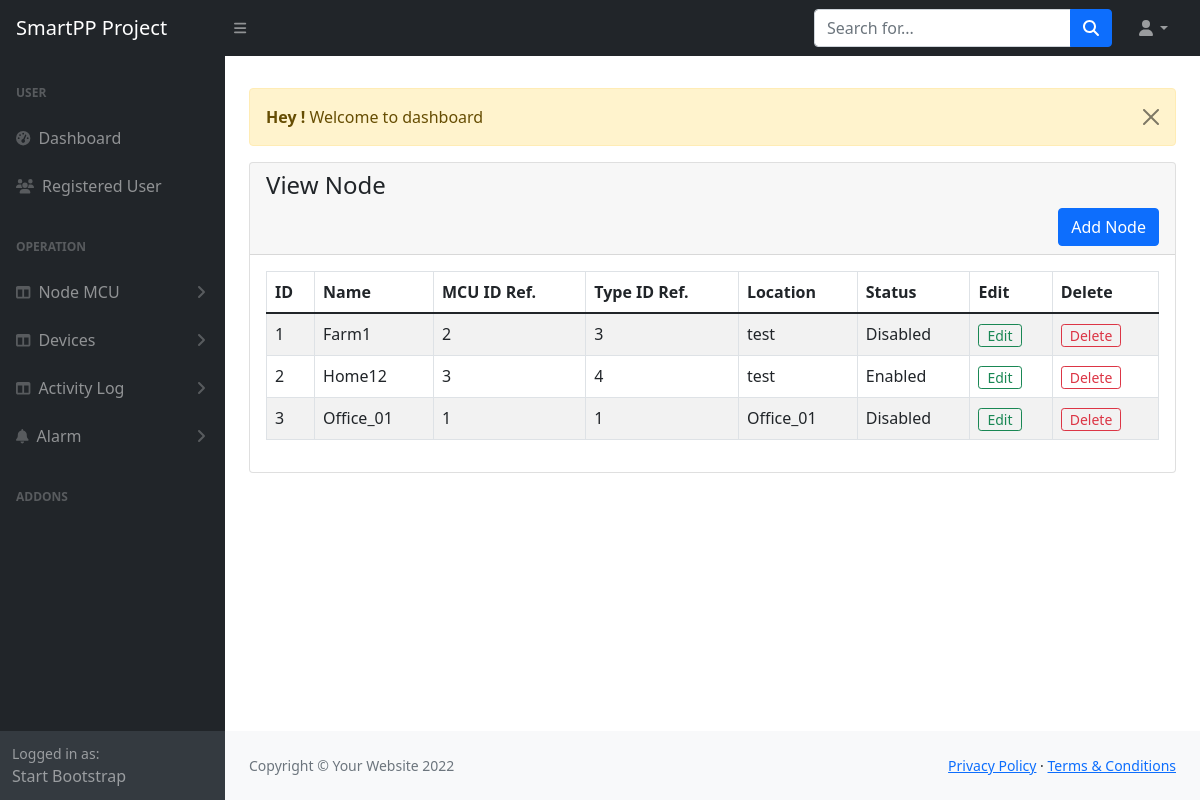
The page /admin/node-view.php (signed in) on the database its author committed.
### tables this page shows
CREATE TABLE `tc_node` (
  `id` int(11) NOT NULL,
  `node_name` varchar(200) NOT NULL,
  `node_id` varchar(50) NOT NULL,
  `node_type` varchar(200) NOT NULL,
  `node_location` varchar(200) NOT NULL,
  `node_ip` varchar(200) DEFAULT '0.0.0.0',
  `node_mac` varchar(200) DEFAULT '0.0.0.0',
  `node_status` tinyint(2) NOT NULL DEFAULT 0,
  `create_at` timestamp NOT NULL DEFAULT current_timestamp()
);

### admin/node-view.php (the view, shortened to what this page needs)
<?php
include('authentication.php');
include('includes/header.php');
?>
<div class="container-fluid px-4">
    <div class="row mt-4">
        <div class="col-md-12">
            <?php include('message.php'); ?>
            <div class="card">
                <div class="card-header">
                    <h4>View Node</h4>
                    <a href="node-add.php" class="btn btn-primary float-end">Add Node</a>
                </div>
                <div class="card-body">
                    <div class="table-responsive">
                        <table class="table table-bordered table-striped">
                            <thead>
                                <tr>
                                    <th>ID</th>
                                    <th>Name</th>
                                    <th>MCU ID Ref.</th>
                                    <th>Type ID Ref.</th>
                                    <th>Location</th>
                                    <th>Status</th>
                                    <th>Edit</th>
                                    <th>Delete</th>
                                </tr>
                            </thead>
                            <tbody>
                                <?php
                                $nodeselect = "SELECT * FROM tc_node ";
                                $nodeselect_run = mysqli_query($con, $nodeselect);
                                if (mysqli_num_rows($nodeselect_run) > 0) {
                                    foreach ($nodeselect_run as $nodes) {
                                ?>
                                    <tr>
                                        <td><?= $nodes['id'] ?></td>
                                        <td><?= $nodes['node_name'] ?></td>
                                        <td><?= $nodes['node_id'] ?></td>
                                        <td><?= $nodes['node_type'] ?></td>
                                        <td><?= $nodes['node_location'] ?></td>
                                        <td>
                                            <?= $nodes['node_status'] == '1' ? 'Enabled' : 'Disabled' ?>
                                        </td>
                                        <td>
                                            <a href="node-edit.php?id=<?= $nodes['id'] ?>" class="btn btn-sm btn-outline-success py-0">Edit</a>
                                        </td>
                                        <td>
                                            <form action="code.php" method="POST">
                                                <button type="submit" name="node_delete_btn" value="<?= $nodes['id'] ?>" class="btn btn-sm btn-outline-danger py-0">Delete</button>
                                            </form>
                                        </td>
                                    </tr>
                                <?php
                                    }
                                } else {
                                    ?>
                                    <tr>
                                        <td colspan="6">No Record Found</td>
                                    </tr>
                                <?php
                                }
                                ?>
                            </tbody>
                        </table>
                    </div>
                </div>
            </div>
        </div>
    </div>
    <?php
    include('includes/footer.php');
    include('includes/scripts.php');
    ?>

### rows shown on the page
tc_node: id "1", node_name "Farm1", node "2", node_type "3", node_location "test", node_status "Disabled"
tc_node: id "2", node_name "Home12", node "3", node_type "4", node_location "test", node_status "Enabled"
tc_node: id "3", node_name "Office_01", node "1", node_type "1", node_location "Office_01", node_status "Disabled"

### other values the page prints
$_SESSION['message'] "Welcome to dashboard"
